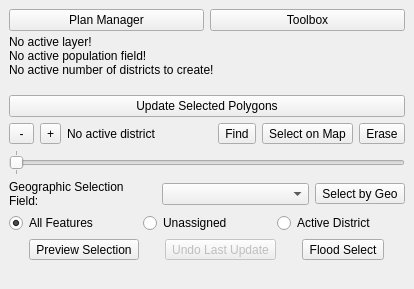
<?xml version="1.0" encoding="UTF-8"?>
<ui version="4.0">
 <class>ArrowsmithRedistrictDockWidgetBase</class>
 <widget class="QDockWidget" name="ArrowsmithRedistrictDockWidgetBase">
  <property name="geometry">
   <rect>
    <x>0</x>
    <y>0</y>
    <width>414</width>
    <height>437</height>
   </rect>
  </property>
  <property name="sizePolicy">
   <sizepolicy hsizetype="Preferred" vsizetype="Minimum">
    <horstretch>0</horstretch>
    <verstretch>0</verstretch>
   </sizepolicy>
  </property>
  <property name="windowTitle">
   <string>QGIS Redistricting Tool</string>
  </property>
  <widget class="QWidget" name="dockWidgetContents">
   <layout class="QVBoxLayout" name="verticalLayout">
    <property name="sizeConstraint">
     <enum>QLayout::SetMaximumSize</enum>
    </property>
    <item>
     <layout class="QHBoxLayout" name="horizontalLayout_3">
      <item>
       <widget class="QPushButton" name="btnParameters">
        <property name="text">
         <string>Plan Manager</string>
        </property>
       </widget>
      </item>
      <item>
       <widget class="QPushButton" name="btnToolbox">
        <property name="text">
         <string>Toolbox</string>
        </property>
       </widget>
      </item>
     </layout>
    </item>
    <item>
     <widget class="QLabel" name="lblMainInfo">
      <property name="sizePolicy">
       <sizepolicy hsizetype="Preferred" vsizetype="Fixed">
        <horstretch>0</horstretch>
        <verstretch>0</verstretch>
       </sizepolicy>
      </property>
      <property name="text">
       <string>No active layer!
No active population field!
No active number of districts to create!
</string>
      </property>
      <property name="wordWrap">
       <bool>true</bool>
      </property>
     </widget>
    </item>
    <item>
     <widget class="QPushButton" name="btnUpdate">
      <property name="text">
       <string>Update Selected Polygons</string>
      </property>
     </widget>
    </item>
    <item>
     <layout class="QHBoxLayout" name="horizontalLayout">
      <item>
       <widget class="QToolButton" name="btnActiveDistrictMinus">
        <property name="text">
         <string> - </string>
        </property>
       </widget>
      </item>
      <item>
       <widget class="QToolButton" name="btnActiveDistrictPlus">
        <property name="text">
         <string>+</string>
        </property>
       </widget>
      </item>
      <item>
       <widget class="QLabel" name="lblActiveDistrict">
        <property name="text">
         <string>No active district</string>
        </property>
       </widget>
      </item>
      <item>
       <widget class="QToolButton" name="btnFindDistrict">
        <property name="text">
         <string>Find</string>
        </property>
       </widget>
      </item>
      <item>
       <widget class="QToolButton" name="btnSelect">
        <property name="enabled">
         <bool>true</bool>
        </property>
        <property name="text">
         <string>Select on Map</string>
        </property>
       </widget>
      </item>
      <item>
       <widget class="QToolButton" name="btnEraser">
        <property name="text">
         <string>Erase</string>
        </property>
       </widget>
      </item>
     </layout>
    </item>
    <item>
     <layout class="QVBoxLayout" name="verticalLayout_2">
      <property name="sizeConstraint">
       <enum>QLayout::SetFixedSize</enum>
      </property>
      <item>
       <widget class="QSlider" name="sliderDistricts">
        <property name="minimum">
         <number>1</number>
        </property>
        <property name="maximum">
         <number>1</number>
        </property>
        <property name="pageStep">
         <number>1</number>
        </property>
        <property name="orientation">
         <enum>Qt::Horizontal</enum>
        </property>
        <property name="tickPosition">
         <enum>QSlider::TicksBothSides</enum>
        </property>
        <property name="tickInterval">
         <number>1</number>
        </property>
       </widget>
      </item>
     </layout>
    </item>
    <item>
     <layout class="QVBoxLayout" name="verticalLayout_3">
      <item>
       <layout class="QHBoxLayout" name="horizontalLayout_2">
        <item>
         <widget class="QLabel" name="label">
          <property name="text">
           <string>Geographic Selection Field:</string>
          </property>
          <property name="wordWrap">
           <bool>true</bool>
          </property>
         </widget>
        </item>
        <item>
         <widget class="QComboBox" name="cmbGeoField"/>
        </item>
        <item>
         <widget class="QToolButton" name="btnGeoSelect">
          <property name="text">
           <string>Select by Geo</string>
          </property>
         </widget>
        </item>
       </layout>
      </item>
      <item>
       <layout class="QHBoxLayout" name="horizontalLayout_6">
        <item>
         <widget class="QRadioButton" name="radGeoSelectAll">
          <property name="text">
           <string>All Features</string>
          </property>
          <property name="checked">
           <bool>true</bool>
          </property>
         </widget>
        </item>
        <item>
         <widget class="QRadioButton" name="radGeoSelectUnassigned">
          <property name="text">
           <string>Unassigned</string>
          </property>
         </widget>
        </item>
        <item>
         <widget class="QRadioButton" name="radGeoSelectActive">
          <property name="text">
           <string>Active District</string>
          </property>
         </widget>
        </item>
       </layout>
      </item>
     </layout>
    </item>
    <item>
     <layout class="QHBoxLayout" name="horizontalLayout_4">
      <item>
       <widget class="QToolButton" name="btnPreview">
        <property name="text">
         <string>Preview Selection</string>
        </property>
       </widget>
      </item>
      <item>
       <widget class="QToolButton" name="btnUndo">
        <property name="enabled">
         <bool>false</bool>
        </property>
        <property name="text">
         <string>Undo Last Update</string>
        </property>
       </widget>
      </item>
      <item>
       <widget class="QToolButton" name="btnFloodFill">
        <property name="text">
         <string>Flood Select</string>
        </property>
       </widget>
      </item>
     </layout>
    </item>
    <item>
     <widget class="QLabel" name="lblPreview">
      <property name="sizePolicy">
       <sizepolicy hsizetype="Preferred" vsizetype="Fixed">
        <horstretch>0</horstretch>
        <verstretch>0</verstretch>
       </sizepolicy>
      </property>
      <property name="text">
       <string/>
      </property>
     </widget>
    </item>
   </layout>
  </widget>
 </widget>
 <resources/>
 <connections/>
</ui>
